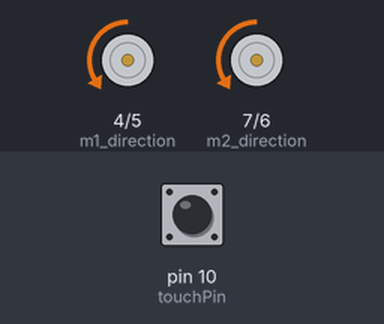
Recording of a sketch running on a simulated Arduino Uno, built with avr-gcc and run on an emulated ATmega328P. Parts: direction and speed pins drawn as motors (green arrow = direction pin HIGH = forward, orange = LOW = backward, longer = more drive). The inputs (shaded band) are chosen by the test bench; at power-on: pin 10 (touchPin) HIGH.

Above: at 3.2 s.
3.3 s: pin 10 (touchPin) pulled LOW for 0.15 s
At 4.1 s:
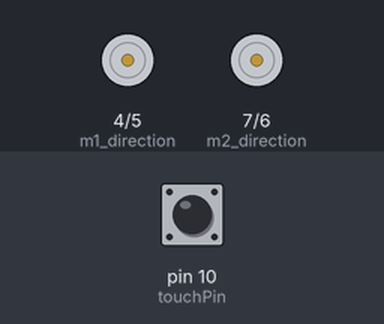
6.4 s: pin 10 (touchPin) pulled LOW for 1 s
At 7.7 s:
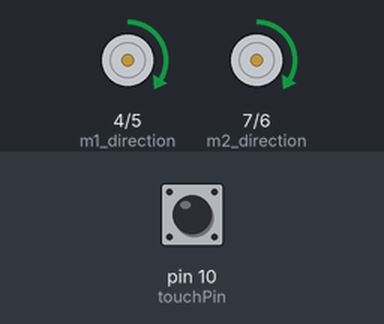
10.4 s: pin 10 (touchPin) pulled LOW for 3.2 s
At 12.7 s:
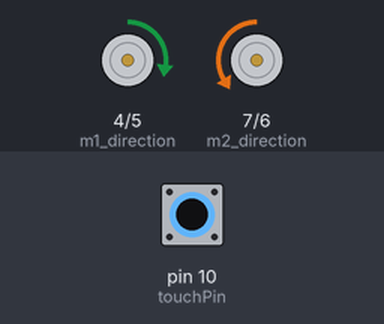
Timing chart, 0 to 17.9 s (numbered marks = the images above; inputs shaded):
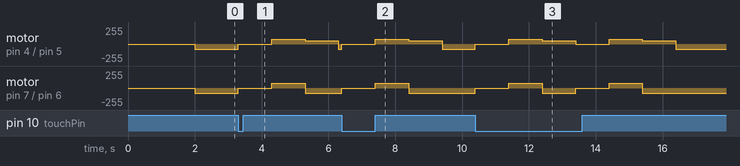

The sketch:

touch_sensor.ino
```cpp
const int m1_direction = 4; // digital pin 4 controls M1 direction
const int m1_speed = 5; // analog pin 5 controls M1 speed
const int m2_direction = 7; // digital pin 7 controls M2 direction
const int m2_speed = 6; // analog pin 6 controls M2 speed
const int touchPin = 10; // analog pin 10 for touch sensor


void setup() {
  pinMode(m1_direction, OUTPUT);
  pinMode(m1_speed, OUTPUT);
  pinMode(m2_direction, OUTPUT);
  pinMode(m2_speed, OUTPUT);
  pinMode(touchPin, INPUT);

  // pause briefly when the robot is turned on
  delay(2000); // pause for 2 seconds
}

void loop() {
  bool touchValue = digitalRead(touchPin);

  if (touchValue == LOW) {
    // obstacle detected, stop both motors
    digitalWrite(m1_direction, HIGH);
    digitalWrite(m2_direction, HIGH);
    analogWrite(m1_speed, 0);
    analogWrite(m2_speed, 0);
    delay(1000); // pause for 1 second

    // back up
    digitalWrite(m1_direction, HIGH);  // M1 backward
    digitalWrite(m2_direction, HIGH);  // M2 backward
    analogWrite(m1_speed, 75);      // moderately low speed for M1 (backward)
    analogWrite(m2_speed, 75);      // moderately low speed for M2 (backward)
    delay(1000); // back up for 1 second

    // rotate clockwise
    digitalWrite(m1_direction, HIGH);  // M1 backward
    digitalWrite(m2_direction, LOW); // M2 forward
    analogWrite(m1_speed, 50);      // low speed for M1 (backward)
    analogWrite(m2_speed, 75);      // slower speed for M2 (forward)
    delay(1000); // rotate for 1 second
  } else {
    // no obstacle detected, continue forward
    digitalWrite(m1_direction, LOW); // M1 forward
    digitalWrite(m2_direction, LOW); // M2 forward
    analogWrite(m1_speed, 75);     // higher speed for M1
    analogWrite(m2_speed, 75);     // high speed for M2
  }
}
```

Measured:
- after the input at 3.3 s, motor on pin 4 (m1_direction) / pin 5 (m1_speed): backward 75/255 → stopped at once, → forward 75/255 1.0 s later, → forward 50/255 1.0 s later, → backward 75/255 1.0 s later; motor on pin 7 (m2_direction) / pin 6 (m2_speed): backward 75/255 → stopped at once, → forward 75/255 1.0 s later, → backward 75/255 1.0 s later
- after the input at 6.4 s, motor on pin 4 (m1_direction) / pin 5 (m1_speed): backward 75/255 → stopped at once, → forward 75/255 1.0 s later, → forward 50/255 1.0 s later, → backward 75/255 1.0 s later; motor on pin 7 (m2_direction) / pin 6 (m2_speed): backward 75/255 → stopped at once, → forward 75/255 1.0 s later, → backward 75/255 1.0 s later
